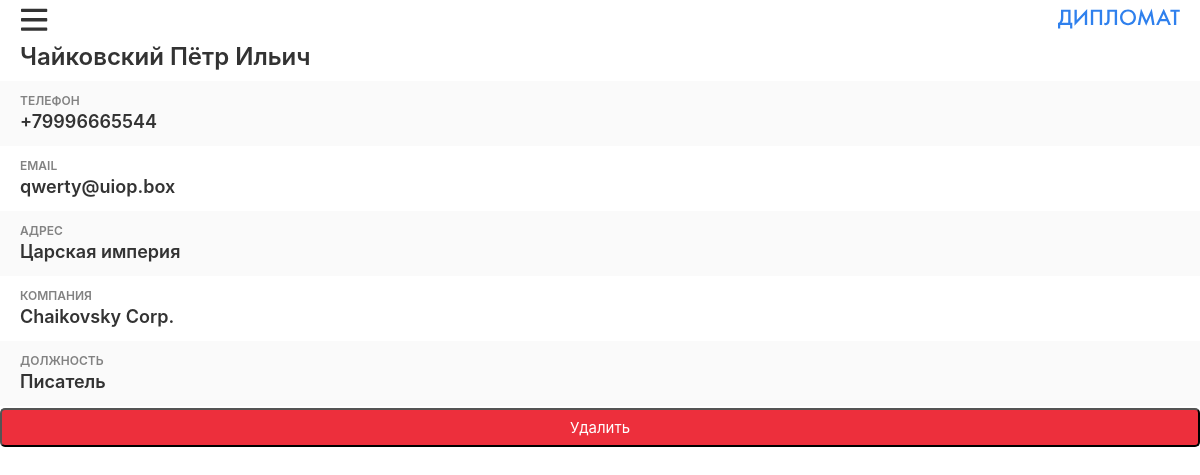
The app's page /catalog/card/4/ with its own data.
### ReadingQrCode/models.py (models this page shows, shortened)
class Card(models.Model):
    id = models.AutoField(primary_key=True)
    last_name = models.CharField(max_length=50, blank=True)
    first_name = models.CharField(max_length=50, blank=True)
    patronymic = models.CharField(max_length=50, blank=True)
    number_phone = models.CharField(max_length=11, blank=True)
    e_mail = models.CharField(max_length=80, blank=True)
    address = models.CharField(max_length=50, blank=True)
    company = models.CharField(max_length=50, blank=True)
    position = models.CharField(max_length=50, blank=True)
    web_site = models.CharField(max_length=50, blank=True)
    file = models.ImageField(null=True, blank=True, upload_to='ReadingQrCode/static/img_qr')

### ReadingQrCode/views.py (the view)
# urls.py: url('card/(?P<pk>[0-9]+)/$', card, name='ViewCard'),
def card(request, pk=2):
    card = Card.objects.get(pk=pk)
    return render(request, 'ReadingQrCode/build/cart.html', {'card': card})

### templates/ReadingQrCode/build/cart.html (shortened to what this page needs)
<!DOCTYPE html>
{% load staticfiles %}
<html lang="ru-RU">
<head>
    <link rel="stylesheet" href="https://stackpath.bootstrapcdn.com/bootstrap/4.3.1/css/bootstrap.min.css"
>
    <link rel="stylesheet" href="{% static 'css/index.css' %}">
</head>
<body>
<div class="wrapper">
    <header class="header">
        <img class="header-burger" src="{% static 'images/burger.svg' %}" alt="burger">
        <a class="button-menu" aria-label="В меню" href="/' %}">
            <img class="header-logo" src="{% static 'images/diplomat.svg' %}" alt="diplomat">
        </a>
    </header>
    <section class="my">
        <div class="my-top">
            <h2 class="title">{{ card.last_name }} {{ card.first_name }} {{ card.patronymic }}</h2>
        </div>
    </section>
    <section class="about">
        <div class="about-block">
            <div class="about-block-item">
                <span class="about-block-label">Телефон</span>
                <span class="about-block-info">+{{ card.number_phone }}</span>
            </div>
            {% if card.e_mail %}
            <div class="about-block-item">
                <span class="about-block-label">email</span>
                <span class="about-block-info">{{ card.e_mail }}</span>
            </div>
            {% endif %}
            {% if card.address %}
            <div class="about-block-item">
                <span class="about-block-label">адрес</span>
                <span class="about-block-info">{{ card.address }}</span>
            </div>
            {% endif %}
            {% if card.company %}
            <div class="about-block-item">
                <span class="about-block-label">компания</span>
                <span class="about-block-info">{{ card.company }}</span>
            </div>
            {% endif %}
            {% if card.position %}
            <div class="about-block-item">
                <span class="about-block-label">должность</span>
                <span class="about-block-info">{{ card.position }}</span>
            </div>
            {% endif %}
        </div>
        <form action="del/" method="post" name="DelCard">
            <input class="button-del-card" type="submit" value="Удалить">
        </form>
    </section>
</div>
</body>
</html>

### ReadingQrCode/static/css/index.css (style rules this page uses)
.header { display: flex; flex-direction: row; justify-content: space-between }
.create, .header { padding: 5px 20px }
.my { margin: 0 20px }
.my-top { display: flex; flex-direction: row; justify-content: space-between }
.about-block, .contacts-block { display: flex; flex-direction: column }
.about-block-item { padding: 12px 20px }
.about-block-item, .contacts-block-item { display: flex; flex-direction: column }
.about-block-item:nth-child(odd), .contacts-block-item:nth-child(odd) { background-color: #fafafa }
.about-block-label, .contacts-block-label { font-style: normal; font-weight: 600; font-size: 12px; line-height: 16px; text-transform: uppercase; color: #828282 }
.about-block-info, .contacts-block-info { font-style: normal; font-weight: 600; font-size: 18px; line-height: 25px; color: #333 }
.button, .title { font-weight: 600; font-size: 24px; line-height: 33px; color: #333 }
.button-del-card { width: 100%; background: #ed2f3c; border-radius: 5px; font-style: normal; font-size: 15px; line-height: 15px; color: #fff; margin-top: 2px; padding: 10px 0; }

### records on screen
Card: last_name "Чайковский", first_name "Пётр", patronymic "Ильич", number_phone "79996665544", e_mail "qwerty@uiop.box", address "Царская империя", company "Chaikovsky Corp.", position "Писатель"
